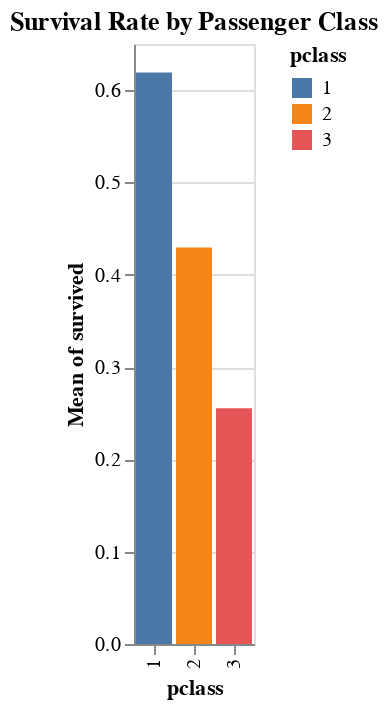

The notebook cell saved with this chart:
### Code cell
import altair as alt

alt.data_transformers.disable_max_rows()

chart = alt.Chart(df).mark_bar().encode(
    x='pclass:O',
    y='mean(survived):Q',
    color='pclass:N',
    tooltip=['pclass', 'mean(survived)']
).properties(
    title="Survival Rate by Passenger Class"
)

chart.interactive()

### Figure 1 — Vega-Lite specification as saved in the notebook (floating-point values rounded to 4 significant figures; data arrays with more than 128 entries replaced by an {"elided": "..."} marker saying what was removed)
{"config": {"view": {"continuousWidth": 300, "continuousHeight": 300}}, "data": {"name": "data-bca1844f5fd0adc510557cda9e414cfe"}, "mark": {"type": "bar"}, "encoding": {"color": {"field": "pclass", "type": "nominal"}, "tooltip": [{"field": "pclass", "type": "quantitative"}, {"aggregate": "mean", "field": "survived", "type": "quantitative"}], "x": {"field": "pclass", "type": "ordinal"}, "y": {"aggregate": "mean", "field": "survived", "type": "quantitative"}}, "params": [{"name": "param_1", "select": {"type": "interval", "encodings": ["x", "y"]}, "bind": "scales"}], "title": "Survival Rate by Passenger Class", "$schema": "https://vega.github.io/schema/vega-lite/v5.20.1.json", "datasets": {"data-bca1844f5fd0adc510557cda9e414cfe": {"elided": "1309 records"}}}
